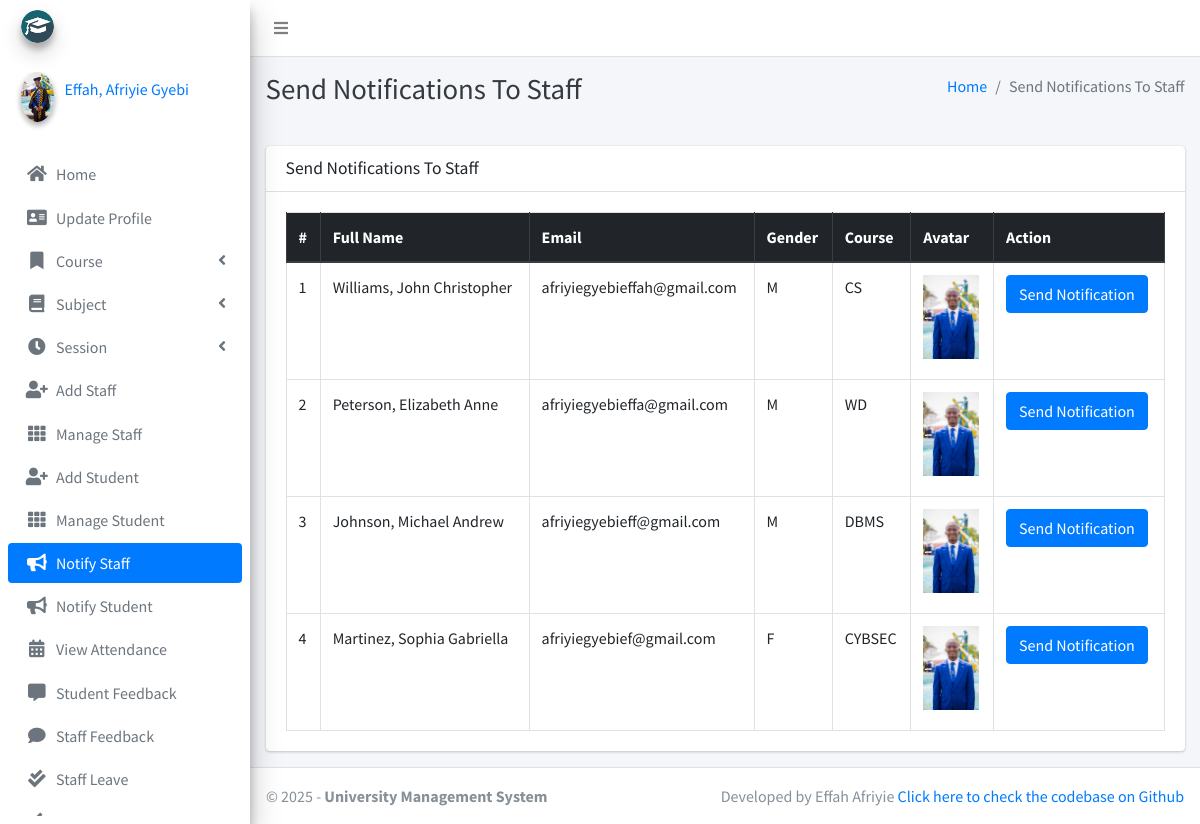
The page /admin_notify_staff (signed in) on the database its author committed.
### main_app/models.py (models this page shows, shortened)
class CustomUser(AbstractUser):
    USER_TYPE = ((1, "HOD"), (2, "Staff"), (3, "Student"))
    GENDER = [("M", "Male"), ("F", "Female")]
    username = None  # Removed username, using email instead
    email = models.EmailField(unique=True)
    user_type = models.CharField(default=1, choices=USER_TYPE, max_length=1)
    gender = models.CharField(max_length=1, choices=GENDER)
    profile_pic = models.ImageField()
    address = models.TextField()
    fcm_token = models.TextField(default="")  # For firebase notifications
    created_at = models.DateTimeField(auto_now_add=True)
    updated_at = models.DateTimeField(auto_now=True)
    USERNAME_FIELD = "email"
    REQUIRED_FIELDS = []
    objects = CustomUserManager()
    def __str__(self):
        return self.last_name + ", " + self.first_name

class Staff(models.Model):
    course = models.ForeignKey(Course, on_delete=models.DO_NOTHING, null=True, blank=False)
    admin = models.OneToOneField(CustomUser, on_delete=models.CASCADE)

class Course(models.Model):
    name = models.CharField(max_length=120)
    created_at = models.DateTimeField(auto_now_add=True)
    updated_at = models.DateTimeField(auto_now=True)

### main_app/hod_views.py (the view)
# urls.py: path("admin_notify_staff", hod_views.admin_notify_staff,
def admin_notify_staff(request):
    staff = CustomUser.objects.filter(user_type=2)
    context = {
        'page_title': "Send Notifications To Staff",
        'allStaff': staff
    }
    return render(request, "hod_template/staff_notification.html", context)

### main_app/templates/hod_template/staff_notification.html (shortened to what this page needs)
{% extends 'main_app/base.html' %}
{% load static %}
{% block page_title %}{{page_title}}{% endblock page_title %}
{% block content %}
<section class="content">
    <div class="container-fluid">
        <div class="row">
            <div class="col-md-12">
                <div class="card">
                    <div class="card-header">
                        <h3 class="card-title">{{page_title}}</h3>
                    </div>
                    <div class="card-body">
                        <table id="example2" class="table table-bordered table-hover">
                            <thead class="thead-dark">
                                <tr>
                                    <th>#</th>
                                    <th>Full Name</th>
                                    <th>Email</th>
                                    <th>Gender</th>
                                    <th>Course</th>
                                    <th>Avatar</th>
                                    <th>Action</th>
                                </tr>
                            </thead>
                            <tbody>
                                {% for staff in allStaff %}
                                <tr>
                                    <td>{{ forloop.counter }}</td>
                                    <td>{{staff.last_name}}, {{staff.first_name}}</td>
                                    <td>{{staff.email}}</td>
                                    <td>{{staff.gender}}</td>
                                    <td>{{staff.staff.course.name}}</td>
                                    <td>
                                        {% if staff.profile_pic == ""  %}
                                        No Image
                                        {% else %}
                                        <img class="img img-fluid mb-2" height="56" width="56"
                                            src="{{staff.profile_pic}}" alt="">
                                        {% endif %}
                                    </td>
                                    <td><button data-toggle = "modal" data-target = "#myModal"class="btn btn-primary show_notification" value="{{staff.id}}">Send Notification</button>
                                    </td>
                                </tr>
                                {% endfor %}
                            </tbody>
                        </table>
                    </div>
                </div>
            </div>
        </div>
    </div>
</section>
{% endblock content %}

### main_app/templates/main_app/sidebar_template.html (shortened to what this page needs)
{% load static %}
    <aside class="main-sidebar sidebar-primary elevation-4">
    {% if request.user.user_type == '1' %}
    <a href="{% url 'admin_home' %}" class="brand-link">
        <img src="{% static 'dist/img/cmsl.png' %} " alt="AdminLTE Logo"
            class="brand-image img-circle elevation-3" >
        <span class="brand-text font-weight-light">Admin Panel</span>
    </a>
    <div class="sidebar">
        <div class="user-panel mt-3 pb-3 mb-3 d-flex">
            <div class="image">
                <img src="{{ request.user.profile_pic}}" class="img-circle elevation-2" alt="User Image">
            </div>
            <div class="info">
                <a href="#" class="d-block">{{user}}</a>
            </div>
        </div>
        <nav class="mt-2">
            <ul class="nav nav-pills nav-sidebar flex-column" data-widget="treeview" role="menu" data-accordion="false">
                <li class="nav-item">
                    {% url 'admin_home' as admin_home %}
                    <a href="{{admin_home}}" class="nav-link {% if admin_home == request.path %} active {% endif %}">
                        <i class="nav-icon fas fa-home"></i>
                        <p>
                            Home
                        </p>
                    </a>
                </li>
                <li class="nav-item">
                    {% url 'admin_view_profile' as admin_view_profile %}
                    <a href="{{admin_view_profile}}"
                        class="nav-link {% if admin_view_profile == request.path %} active {% endif %}">
                        <i class="nav-icon fas fa-address-card"></i>
                        <p>
                            Update Profile
                        </p>
                    </a>
                </li>
                <li class="nav-item has-treeview">
                    <a href="#" class="nav-link">
                        <i class="nav-icon fas fa-bookmark"></i>
                        <p>
                            Course
                            <i class="fas fa-angle-left right"></i>
                        </p>
                    </a>
                </li>
                <li class="nav-item has-treeview">
                    <a href="#" class="nav-link">
                        <i class="nav-icon fas fa-book"></i>
                        <p>
                            Subject
                            <i class="fas fa-angle-left right"></i>
                        </p>
                    </a>
                </li>
                <li class="nav-item has-treeview">
                    <a href="#" class="nav-link">
                        <i class="nav-icon fas fa-clock"></i>
                        <p>
                            Session
                            <i class="fas fa-angle-left right"></i>
                        </p>
                    </a>
                </li>
                <li class="nav-item">
                    {% url 'add_staff' as add_staff %}
                    <a href="{{add_staff}}" class="nav-link {% if add_staff == request.path %} active {% endif %}">
                        <i class="nav-icon fas fa-user-plus"></i>
                        <p>
                            Add Staff
                        </p>
                    </a>
                </li>
                <li class="nav-item">
                    {% url 'manage_staff' as manage_staff %}
                    {% url 'edit_staff' staff_id as edit_staff %}
                    <a href="{{manage_staff}}"
                        class="nav-link {% if manage_staff == request.path or request.path == edit_staff %} active {% endif %}">
                        <i class="nav-icon fas fa-th"></i>
                        <p>
                            Manage Staff
                        </p>
                    </a>
                </li>
                <li class="nav-item">
                    {% url 'add_student' as add_student%}
                    <a href="{{add_student}}" class="nav-link  {% if add_student == request.path %} active {% endif %}">
                        <i class="nav-icon fas fa-user-plus"></i>
                        <p>
                            Add Student
                        </p>
                    </a>
                </li>
                <li class="nav-item">
                    {% url 'manage_student' as manage_student %}
                    {% url 'edit_student' student_id as edit_student %}
                    <a href="{{manage_student}}"
                        class="nav-link  {% if edit_student == request.path or manage_student == request.path %} active {% endif %}">
                        <i class="nav-icon fas fa-th"></i>
                        <p>
                            Manage Student
                        </p>
                    </a>
                </li>
                <li class="nav-item">
                    {% url 'admin_notify_staff' as admin_notify_staff %}
                    <a href="{{admin_notify_staff}}"
                        class="nav-link {% if admin_notify_staff == request.path %} active {% endif %}">
                        <i class="nav-icon fas fa-bullhorn"></i>
                        <p>
                            Notify Staff
                        </p>
                    </a>
                </li>
                <li class="nav-item">
                    {% url 'admin_notify_student' as admin_notify_student %}
                    <a href="{{admin_notify_student}}"
                        class="nav-link {% if admin_notify_student == request.path %} active {% endif %}">
                        <i class="nav-icon fas fa-bullhorn"></i>
                        <p>
                            Notify Student
                        </p>
                    </a>
                </li>
                <li class="nav-item">
                    {% url 'admin_view_attendance' as admin_view_attendance %}
                <li class="nav-item">
                    <a href="{{admin_view_attendance}}"
                        class="nav-link  {% if admin_view_attendance == request.path %} active {% endif %}">
                        <i class="nav-icon fas fa-calendar-alt"></i>
                        <p>
                            View Attendance
                        </p>
                    </a>
                </li>
                <li class="nav-item">
                    {% url 'student_feedback_message' as student_feedback_message %}
                    <a href="{{ student_feedback_message }}"
                        class="nav-link  {% if student_feedback_message == request.path %} active {% endif %}">
                        <i class="nav-icon fas fa-comment-alt"></i>
                        <p>
                            Student Feedback
                        </p>
                    </a>
                </li>
                <li class="nav-item">
                    {% url 'staff_feedback_message' as staff_feedback_message %}
                    <a href="{{staff_feedback_message}}"
                        class="nav-link   {% if staff_feedback_message == request.path %} active {% endif %}">
                        <i class="nav-icon fas fa-comment"></i>
                        <p>
                            Staff Feedback
                        </p>
                    </a>
                </li>
                <li class="nav-item">
                    {% url 'view_staff_leave' as view_staff_leave %}
                    <a href="{{view_staff_leave}}"
                        class="nav-link  {% if view_staff_leave == request.path %} active {% endif %}">
                        <i class="nav-icon fas fa-check-double"></i>
                        <p>
                            Staff Leave
                        </p>
                    </a>
                </li>
                <li class="nav-item">
                    {% url 'view_student_leave' as view_student_leave %}
                    <a href="{% url 'view_student_leave' %}"
                        class="nav-link  {% if view_student_leave == request.path %} active {% endif %}">
                        <i class="nav-icon fas fa-check-double"></i>
                        <p>
                        </p>
                    </a>
                </li>
                                        {% endif %}
                                    </ul>
                                </nav>
                            </div>
</aside>

### rows shown on the page
CustomUser: last_name+first_name "Effah, Afriyie Gyebi"
CustomUser: last_name "Williams", first_name "John Christopher", email "afriyiegyebieffah@gmail.com", gender "M", staff.course.name "CS", profile_pic (picture)
CustomUser: last_name "Peterson", first_name "Elizabeth Anne", email "afriyiegyebieffa@gmail.com", gender "M", staff.course.name "WD", profile_pic (picture)
CustomUser: last_name "Johnson", first_name "Michael Andrew", email "afriyiegyebieff@gmail.com", gender "M", staff.course.name "DBMS", profile_pic (picture)
CustomUser: last_name "Martinez", first_name "Sophia Gabriella", email "afriyiegyebief@gmail.com", gender "F", staff.course.name "CYBSEC", profile_pic (picture)

### other values the page prints
{{ page_title }} "Send Notifications To Staff"
